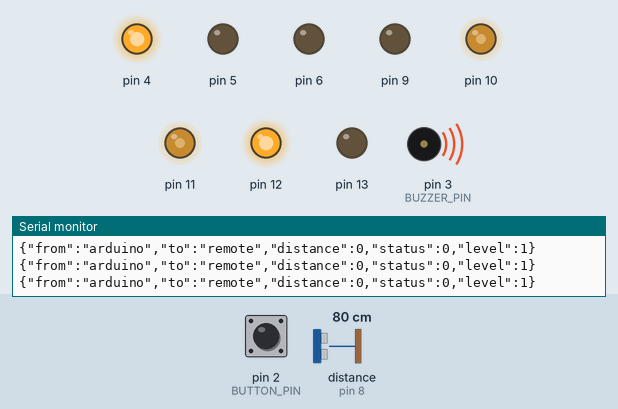
A sketch run on a simulated Arduino Uno, built for the host (arithmetic inside an expression is 32-bit, double 64-bit). Parts: output pins drawn as LEDs (lit = HIGH), buzzer (waves = sounding), the last lines printed to the serial monitor. Inputs (shaded band) come from the test bench; at power-on: distance to the obstacle (sensor on pin 8) 80 cm, pin 2 (BUTTON_PIN) HIGH. The echo pulse lasts 58.3 µs per cm; random numbers use the default seed unless the sketch sets one; pins used as bus, display or sensor lines are not drawn.

Above: at 1.8 s.
1.9 s: distance to the obstacle (sensor on pin 8) set to 39 cm
3.4 s: distance to the obstacle (sensor on pin 8) set to 34 cm
At 3.9 s:
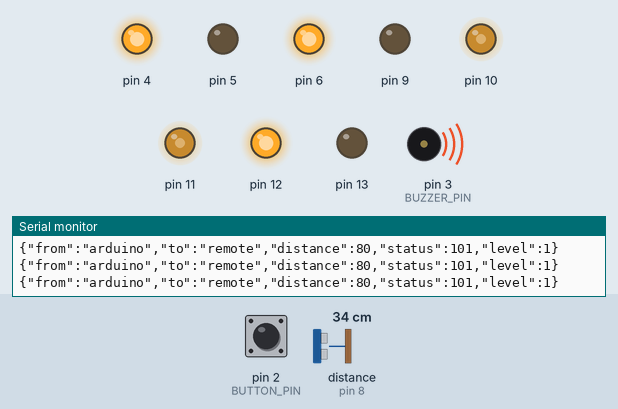
6.4 s: pin 2 (BUTTON_PIN) pulled LOW for 0.15 s
At 9.4 s:
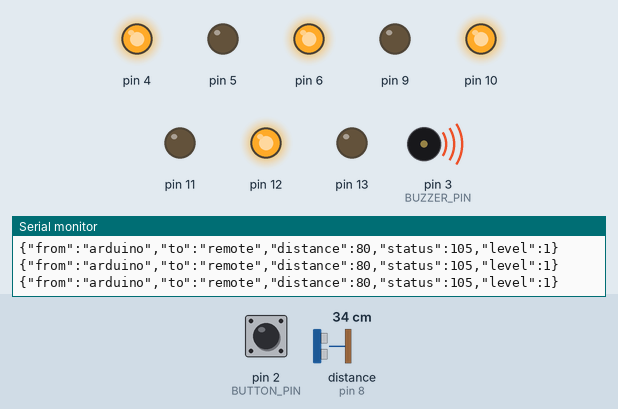
9.5 s: pin 2 (BUTTON_PIN) pulled LOW for 1 s
At 13.4 s:
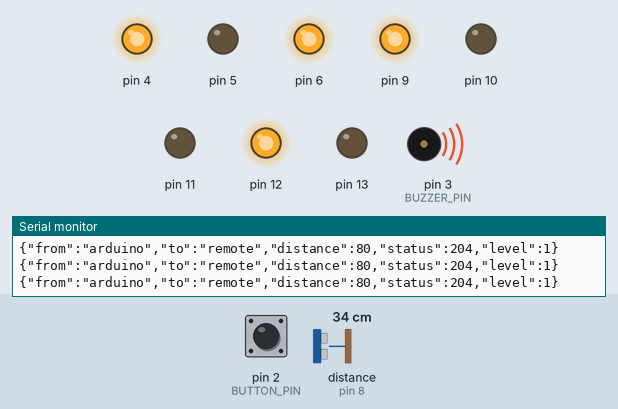
13.5 s: distance to the obstacle (sensor on pin 8) set to 27 cm
16.5 s: distance to the obstacle (sensor on pin 8) set to 20 cm
At 17.8 s:
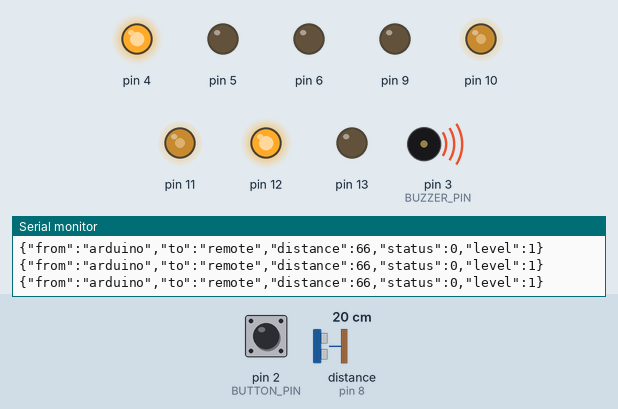
Timing chart, 0 to 19.0 s (numbered marks = the images above; inputs shaded):
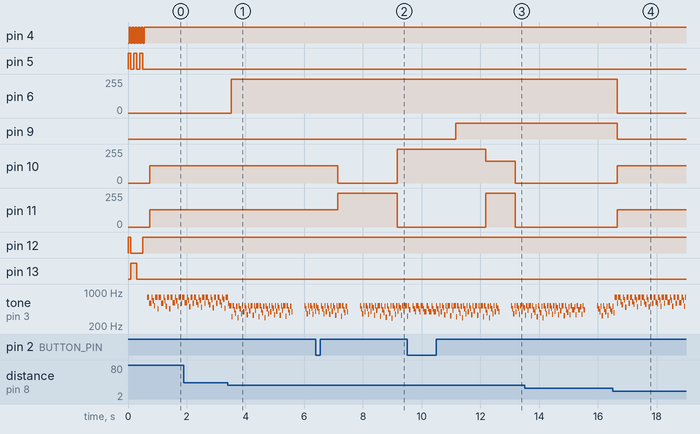

Measured:
- the behaviour switches between 37 and 36 cm on distance to the obstacle (sensor on pin 8) (found by bisection; images 0 and 1)
- the behaviour switches between 24 and 23 cm on distance to the obstacle (sensor on pin 8) (found by bisection; images 3 and 4)
- after the input at 16.5 s, pin 6: 255/255 → 0/255 after 0.15 s; pin 9: HIGH → LOW after 0.15 s; pin 10, pin 11: 0/255 → 130/255 after 0.15 s
- by itself, tone on pin 3 (BUZZER_PIN): plays 522 Hz for 0.04 s, 430 Hz for 0.04 s, 522 Hz for 0.04 s, 449 Hz for 0.04 s, 391 Hz for 0.04 s, 522 Hz for 0.08 s … (79 notes in this stretch)

The sketch:

JimmyChallenge.ino
```cpp
#include "control/Scheduler.h"
#include "output/MessageService.h"
#include "task/SonarTask.h"
#include "task/LedTask.h"
#include "task/LedPwmTask.h"
#include "task/LedRgbTask.h"
#include "task/ButtonTask.h"
#include "task/BuzzerTask.h"

const int BAUD = 9600;                                  /**< Serial baud rate */
const uint8_t MAX_DISTANCE_SONAR = 50;                  /**< Maximum distance game */
const uint8_t DEBOUNCE_DELAY = 30;                      /**< Button debounce delay */
const uint8_t NUM_MUX_CHANNEL = 4;                      /**< Number of input channels for the multiplexer */

const int BUTTON_PIN = 2;                               /**< Input digital from button */
int muxChannel[NUM_MUX_CHANNEL] = {4, 5, 12, 13};       /**< Input channels for the multiplexer */
const uint8_t TRIG_PIN = 7;                             /**< Trigger pin of sonar */
const uint8_t ECHO_PIN = 8;                             /**< Echo pin of sonar*/

const uint8_t BUZZER_PIN = 3;                           /**< Input pin for buzzer */
const uint8_t LED_PWM = 6;                              /**< Input pwm for led */
const uint8_t LED_RGB_R = 9;                            /**< Input pwm for color red of RGB led */
const uint8_t LED_RGB_G = 10;                           /**< Input pwm for color green of RGB led */
const uint8_t LED_RGB_B = 11;                           /**< Input pwm for color blue of RGB led */

Context* pContext;                                      /**< Context instance */
Scheduler sched;                                        /**< Scheduler instance */

/**
 * Tasks instances
 */
SonarTask* sonarT0;
ButtonTask* buttonT0;
BuzzerTask* buzzerT0;
LedTask* ledT0;
LedPwmTask* ledPwmT0;
LedRgbTask* ledRgbT0;

/** @brief Set and init all tasks before start.
 *
 * Configuration of all tasks, scheduler and the service for serial reading/writing;
 * all behaviours of tasks are define by a lambda and execute by the scheduler for a defined time.
 */
void setup() {
    // Start the serial interface
    msgService.init(BAUD, F("JimmyChallenge"));
    sched.init(100);

    // Init the context and the multiplexer
    pContext = new Context(MAX_DISTANCE_SONAR, new Multiplexer(muxChannel, NUM_MUX_CHANNEL));
    pContext->newRandomNumber();
    // Show a nice effect
    pContext->carousel(50, 50);

    /** @brief ###Sonar Task
     *
     * This task reads the distance from the sonar and set the context's
     * variables to play the game.
     */
    sonarT0 = new SonarTask(TRIG_PIN, ECHO_PIN, MAX_DISTANCE_SONAR, pContext);
    sonarT0->init(50, [] {
        if(!pContext->isGameOver()) {
            // Set up and config a level
            sonarT0->playLevel();
        } else {
            // When the game is finished
            msgService.sendMsg(F("Gioco Finito!!!"), F("all"));
            msgService.sendInfo(0, 500, pContext->getDangerLevel(), F("remote"));
            pContext->carousel(50,50);
        }
    });
    // Add the task to the scheduler tasks' list
    sched.addTask(sonarT0);

    /** @brief ###Button Task
     *
     * This taks reads the state of a button paying attention to avoid debounced fake values.
     */
    buttonT0 = new ButtonTask(BUTTON_PIN, DEBOUNCE_DELAY, pContext);
    buttonT0->init(50, [] {
        bool buttonState = buttonT0->btn->readBool();
        if(!pContext->isGameOver()) {
            pContext->setButtonPressed(buttonState);
            if(buttonState) {
                // print a debug message to easily find the distance to pick the lock
                msgService.sendMsg("Secret number " + String(pContext->getSecret()), F("all"));
            }
        } else {
            // Run the easter egg
            pContext->setButtonPressed(buttonState);
        }
    });
    sched.addTask(buttonT0);

    /** @brief ###Buzzer Task
     *
     * The buzzer plays two different tones to alert the user of the game status
     */
    buzzerT0 = new BuzzerTask(BUZZER_PIN, pContext);
    buzzerT0->init(50, [] {
        if(!pContext->isGameOver()) {
            if (pContext->isPadlockDetected()) {
                buzzerT0->buzzer->playSound(0);
            } else {
                buzzerT0->buzzer->playSound(1);
            }
        } else {
            // Execute the easter egg
            if (pContext->isButtonPressed()) {
                buzzerT0->buzzer->playSound(2);
            }
        }
    });
    sched.addTask(buzzerT0);

    /** @brief ###LED Task
     *
     * When the user found the correct position the led stops blinking and remains lighted up
     */
    ledT0 = new LedTask(LED_PWM, pContext);
    ledT0->init(50, [] {
        if(!pContext->isGameOver()) {
            if (pContext->isPadlockDetected()) {
                ledT0->led->switchOn();
            } else {
                ledT0->led->switchOff();
            }
        }
    });
    sched.addTask(ledT0);

    /** @brief ###LedPWm Task
     *
     * When the user has not found the correct position the led blinks
     */
    ledPwmT0 = new LedPwmTask(LED_PWM, pContext);
    ledPwmT0->init(50, [] {
        if (!pContext->isPadlockOpen() && !pContext->isPadlockDetected()) {
            for (int i = 64; i < 255; i++) {
                ledPwmT0->ledPwm->setIntensity(i);
            }
            ledPwmT0->ledPwm->switchOff();
        }

        if (pContext->isGameOver()) {
            for (int i = 10; i < 255; i++) {
                ledPwmT0->ledPwm->setIntensity(i);
                delay(3);
            }
            ledPwmT0->ledPwm->switchOff();
        }
    });
    sched.addTask(ledPwmT0);

    /** @brief ###LedRGB Task
     *
     * This tasks alert the user fo the current lockpicking status:
     * when the led is green the lock is open
     */
    ledRgbT0 = new LedRgbTask(LED_RGB_R, LED_RGB_G, LED_RGB_B, pContext);
    ledRgbT0->init(50, [] {
        // analogWrite in Arduino Uno in not fully compatible with new avrdude which use timer (on PlatformIO)
        if(!pContext->isGameOver()) {
            if (pContext->isLockpicking()) {
                switch (pContext->getDangerLevel()) {
                case 0: ledRgbT0->ledRgb->setColor(0, 0, 255); break;                 // blue = alert
                case 1: ledRgbT0->ledRgb->setColor(0, 255, 0); break;                 // green = lock open
                case 2: ledRgbT0->ledRgb->setColor(255, 255, 0); break;               // yellow = first warning
                case 3: ledRgbT0->ledRgb->setColor(255, 165, 255); break;             // pink = second warning
                case 4: ledRgbT0->ledRgb->setColor(255, 0, 0); break;                 // red == jimmy broken
                }
            } else {
                ledRgbT0->ledRgb->setColor(0, 130, 130);                              // light blue = default color
            }
        }
    });
    sched.addTask(ledRgbT0);
} // end setup()

/** @brief Start the main Arduino loop
 *
 * The scheduler runs all tasks sequentially
 */
void loop() {
    sched.schedule();
}
```

Context.h
```cpp
#ifndef __CONTEXT__
#define __CONTEXT__

#include "../output/Multiplexer.h"

/** Contains all status variable for the program.
 *
 * It's used to share informations between task and
 * coordinate them creating a simple game.
 */
class Context {
private:
    volatile int currentDistance = 0;
    volatile bool gameOver = false;
    volatile bool buttonPressed;
    volatile bool padlockOpen = false;
    volatile bool padlockDetected = false;
    uint8_t delta = 6;
    uint8_t currentlevel = 1;
    uint8_t maxLevel = 6;
    uint8_t dangerLevel = 0;
    int maxDistance;
    int randomNum;
    bool lockpickingState = false;
    Multiplexer* mux;
public:

    /** @brief ###Construct and initialize the 'Context'
     *
     * Initialize all parameters of the game and set the random seed with
     * analog output entropy
     * @param[in] maxDistance Maximum distance game
     * @param[in] mux         Multiplexer instance
     */
    Context(int maxDistance, Multiplexer* mux) {
        this->maxDistance = maxDistance;
        this->mux = mux;
        mux->switchOn(currentlevel - 1);
        randomSeed(analogRead(A0));
    }

    /** @brief ###If the player has guessed and opened the padlock **/
    bool isPadlockOpen() {
        return padlockOpen;
    }

    /** @brief ###Set the padlock's state
     *
     * @param[in] padlockOpen The state of the padlock
     */
    void setPadlockOpen(bool padlockOpen) {
        this->padlockOpen = padlockOpen;
    }

    /** @brief ###If the player has guessed the secret position **/
    bool isPadlockDetected() {
        return padlockDetected;
    }

    /** @brief ###Set the state of the padlock when user guess the secret position
     *
     * @param[in] padlockDetected The state of the guessing part
     */
    void setPadlockDetected(bool padlockDetected) {
        this->padlockDetected = padlockDetected;
    }

    /** @brief ###Set the distance at which the padlock will open
     *
     * @param[in] currentDistance The distance to set
     */
    void setCurrentDistance(int currentDistance) {
        this->currentDistance = currentDistance;
    }

    /** @brief ###Get the distance at which the padlock will open */
    int getCurrentDistance() {
        return currentDistance;
    }

    /** @brief ###Get the max distance allowed */
    int getMaxDistance() {
        return maxDistance;
    }

    /** @brief ###Set the state of the button if pressed
     *
     * @param[in] buttonPressed The state of the button
     */
    void setButtonPressed(bool buttonPressed) {
        this->buttonPressed = buttonPressed;
    }

    /** @brief ###Get the state of the button */
    bool isButtonPressed() {
        return buttonPressed;
    }

    /** @brief ###Set a new level */
    void setNewLevel() {
        newRandomNumber();
        this->currentlevel++;
        if (this->delta > 1)
            this->delta--;
        if (this->currentlevel > this->maxLevel)
            this->gameOver = true;
        else
            mux->switchOn(this->currentlevel);
    }

    /** @brief ###Get the margin of error for the distance */
    uint8_t getDelta() {
        return delta;
    }

    /** @brief ###Get the level to play */
    uint8_t getLevel() {
        return currentlevel;
    }

    /** @brief ###Get the scret distance where the padlock will open */
    int getSecret() {
        return randomNum;
    }

    /** @brief ###Generate a new random number */
    void newRandomNumber() {
        randomNum = random(6, maxDistance - 1);
    }

    /** @brief ###Set the game state
     *
     * @param[in] gameOver The state of the game
     */
     void setGameOver(bool gameOver) {
         this->gameOver = gameOver;
     }

    /** @brief ###Get the stat of the game */
    bool isGameOver() {
        return gameOver;
    }

    /** @brief ###Set the level at which the padlock will starts to break */
    void setDangerLevel(uint8_t dangerLevel) {
        this->dangerLevel = dangerLevel;
    }

    /** @brief ###Get the current level of breakage of padlock */
    uint8_t getDangerLevel() {
        return dangerLevel;
    }

    /** @brief ###Set if the padlock is found and the user starts to pick */
    void setLockpicking(bool state) {
        this->lockpickingState = state;
    }

    /** @brief ###Get if the user start to lock-picking the padlock */
    bool isLockpicking() {
        return lockpickingState;
    }

    /** @brief ###Run a carousel with two led color
     *
     * The carousel activate two circular array of 6 leds.
     * @param[in] delay1 The delay before change position
     * @param[in] delay2 The delay before change position
     */
    void carousel(uint8_t delay1, uint8_t delay2) {
        mux->carouselRed(delay1);
        mux->carouselYellow(delay2);
    }
};

#endif
```

Scheduler.cpp
```cpp
#include "Scheduler.h"

void Scheduler::init(int basePeriod) {
    this->basePeriod = basePeriod;
    timer.setupPeriod(basePeriod);
    nTasks = 0;
}

bool Scheduler::addTask(Task* task) {
    if (nTasks < MAX_TASKS - 1) {
        taskList[nTasks] = task;
        nTasks++;
        return true;
    } else {
        return false;
    }
}

void Scheduler::schedule() {
    // When a task end run the next (if enabled)
    timer.waitForNextTick();
    for (int i = 0; i < nTasks; i++) {
        if (taskList[i]->updateAndCheckTime(basePeriod) && taskList[i]->isEnabled()) {
            // cli();
            taskList[i]->tick();
            // sei();
        }
    }
}
```

Scheduler.h
```cpp
#ifndef __SCHEDULER__int
#define __SCHEDULER__

#include "../task/Task.h"
#include "Timer.h"

/** Run with round robin scheduling all tasks */
class Scheduler {
private:
    const static uint8_t MAX_TASKS = 10;
    int basePeriod;
    int nTasks;
    Task *taskList[MAX_TASKS];
    Timer timer;
public:
    void init(int);
    virtual bool addTask(Task *);
    virtual void schedule();
};

#endif
```

Timer.cpp
```cpp
#include "Timer.h"

volatile bool timerFlag;

ISR(TIMER1_COMPA_vect) {
    timerFlag = true;
}

Timer::Timer() {
    timerFlag = false;
}

/* period in ms */
void Timer::setupPeriod(int period) {

    // disabling interrupt
    cli();

    TCCR1A = 0; // set entire TCCR1A register to 0
    TCCR1B = 0; // same for TCCR1B
    TCNT1  = 0; //initialize counter value to 0

    /*
     * set compare match register
     *
     * OCR1A = (16*2^20) / (100*PRESCALER) - 1 (must be < 65536)
     *
     * assuming a prescaler = 1024 => OCR1A = (16*2^10)* period/1000 (being in ms)
     */
    OCR1A = 16.384*period;
    // turn on CTC mode
    TCCR1B |= (1 << WGM12);
    // Set CS11 for 8 prescaler
    TCCR1B |= (1 << CS12) | (1 << CS10);
    // enable timer compare interrupt
    TIMSK1 |= (1 << OCIE1A);

    // enabling interrupt
    sei();

}

void Timer::waitForNextTick() {
    /* wait for timer signal */
    while (!timerFlag) {}
    timerFlag = false;

}
```

Timer.h
```cpp
#ifndef __TIMER__
#define __TIMER__

#include "Arduino.h"

/**Class to manage Arduino internal timers */
class Timer {
public:
    Timer();
    void setupPeriod(int);
    void waitForNextTick();
};

#endif
```

Button.cpp
```cpp
#include "Button.h"

/** @brief ###Initialize the button and set init config */
Button::Button(const int pin, unsigned long debounceDelay) {
    this->pin = pin;
    this->debounceDelay = debounceDelay;
    pinMode(pin,INPUT_PULLUP);
}

/** @brief ###Read a state from the hardware button
 *
 * When the button is pressed read the state and avoid debouncing
 */
bool Button::readBool() {
    buttonState = !digitalRead(pin);
    // When the state change record the time
    if (buttonState != true) {
        // reset the debouncing timer
        lastDebounceTime = millis();
    }
    // If the state changed after a short period of time to avoid noise
    if ((millis() - lastDebounceTime) >= debounceDelay) {
        return true;
    } else {
        return false;
    }
}
```

Button.h
```cpp
#ifndef __BUTTON__
#define __BUTTON__

#include "../interface/Input.h"

/** Class to manage signals from a button */
class Button : public interface::Input {
public:
    Button(int, unsigned long);
    bool readBool();
private:
    bool buttonState = false;
    unsigned long lastDebounceTime = 0;
    unsigned long debounceDelay;
protected:
    int pin;
};

#endif
```

Sonar.cpp
```cpp
#include "Sonar.h"

/** @brief ###Create a new object to read value from sonar using 'NewPing' library */
Sonar::Sonar(const int trigPin, const int echoPin, const int maxDistance) {
    this->mySonar = new NewPing(trigPin, echoPin, maxDistance);
    pinMode(trigPin, OUTPUT);
    pinMode(echoPin, INPUT);
}

/** @brief ###Read the distance detected
 *
 * @return The distance value in centimeters
 */
int Sonar::readDistance(){
    return mySonar->ping_cm();
}
```

Sonar.h
```cpp
#ifndef __SONAR__
#define __SONAR__

#include "NewPing.h"
#include "../interface/Input.h"

/** Class to manage the sonar (ultrasonic range detector) */
class Sonar : public interface::Input {
public:
    Sonar(int, int, int);

protected:
    NewPing *mySonar;
    int readDistance();
};

#endif
```

Audio.h
```cpp
#ifndef __AUDIO__
#define __AUDIO__

#include "Arduino.h"

namespace interface {

/** Interface for audio devices */
class Audio {
public:
    virtual void playSound(int) = 0;
};

}

#endif
```

Input.h
```cpp
#ifndef __INPUT__
#define __INPUT__

#include "Arduino.h"

namespace interface {

/** Interface for input devices */
class Input {
public:
    virtual bool readBool() {
        return false;
    };
    virtual int readDistance() {
        return 0;
    };
};

}

#endif
```

Light.h
```cpp
#ifndef __LIGHT__
#define __LIGHT__

#include "Arduino.h"

namespace interface {

/** Interface for devices that use light as a feedback */
class Light {
public:
    virtual void switchOn() = 0;
    virtual void switchOff() = 0;
};

}

#endif
```

LightPwm.h
```cpp
#ifndef __LIGHT_PWM__
#define __LIGHT_PWM__

#include "Light.h"

namespace interface {

/**Interface for devices that use a dimmable light as a feedback */
class LightPwm : public interface::Light {
public:
    virtual void setIntensity(uint8_t) = 0;
};

}

#endif
```

Buzzer.h
```cpp
#ifndef __BUZZER__
#define __BUZZER__

#include "../interface/Audio.h"

/** Class to manage the buzzer sounds */
class Buzzer : public interface::Audio {
public:
    Buzzer(const int);
    void playSound(int);
private:
     int NOTE_C4  = 262;
     int NOTE_G3  = 196;

     int NO_NOTE  = 0;
     int NOTE_E6  = 1319;
     int NOTE_G6  = 1568;
     int NOTE_A6  = 1760;
     int NOTE_AS6 = 1865;
     int NOTE_B6  = 1976;
     int NOTE_C7  = 2093;
     int NOTE_D7  = 2349;
     int NOTE_E7  = 2637;
     int NOTE_F7  = 2794;
     int NOTE_G7  = 3136;
     int NOTE_A7  = 3520;

    const int drin[2] = { NOTE_C4, NOTE_G3 };               /**< Default tune */

    const int noteDurations[2] = { 4, 8 };

    const int melody2[31] = {
        NOTE_C7, NO_NOTE, NO_NOTE, NOTE_G6,
        NO_NOTE, NO_NOTE, NOTE_E6, NO_NOTE,
        NO_NOTE, NOTE_A6, NO_NOTE, NOTE_B6,
        NO_NOTE, NOTE_AS6, NOTE_A6, NO_NOTE,

        NOTE_G6, NOTE_E7, NOTE_G7,
        NOTE_A7, NO_NOTE, NOTE_F7, NOTE_G7,
        NO_NOTE, NOTE_E7, NO_NOTE, NOTE_C7,
        NOTE_D7, NOTE_B6, NO_NOTE, NO_NOTE
    };                                                      /**< Super Mario theme */

    void playMarioTheme();
    void buzz(int, int);
protected:
    int pin;
};
#endif
```

Led.cpp
```cpp
#include "Led.h"

/** @brief ###Config the led's pin */
Led::Led(const int pin) {
    this->pin = pin;
    pinMode(pin,OUTPUT);
}

/** @brief ###Turn the led on */
void Led::switchOn() {
    digitalWrite(pin,HIGH);
}

/** @brief ###Turn the led off */
void Led::switchOff() {
    digitalWrite(pin,LOW);
}
```

Source omitted: Buzzer.cpp (2657 bytes), Led.h (233 bytes), LedPwm.cpp (586 bytes), LedPwm.h (375 bytes), LedRgb.cpp (670 bytes), LedRgb.h (341 bytes), MessageService.cpp (3955 bytes), MessageService.h (635 bytes), Multiplexer.cpp (1334 bytes), Multiplexer.h (674 bytes), ButtonTask.cpp (643 bytes), ButtonTask.h (511 bytes) and 11 more
